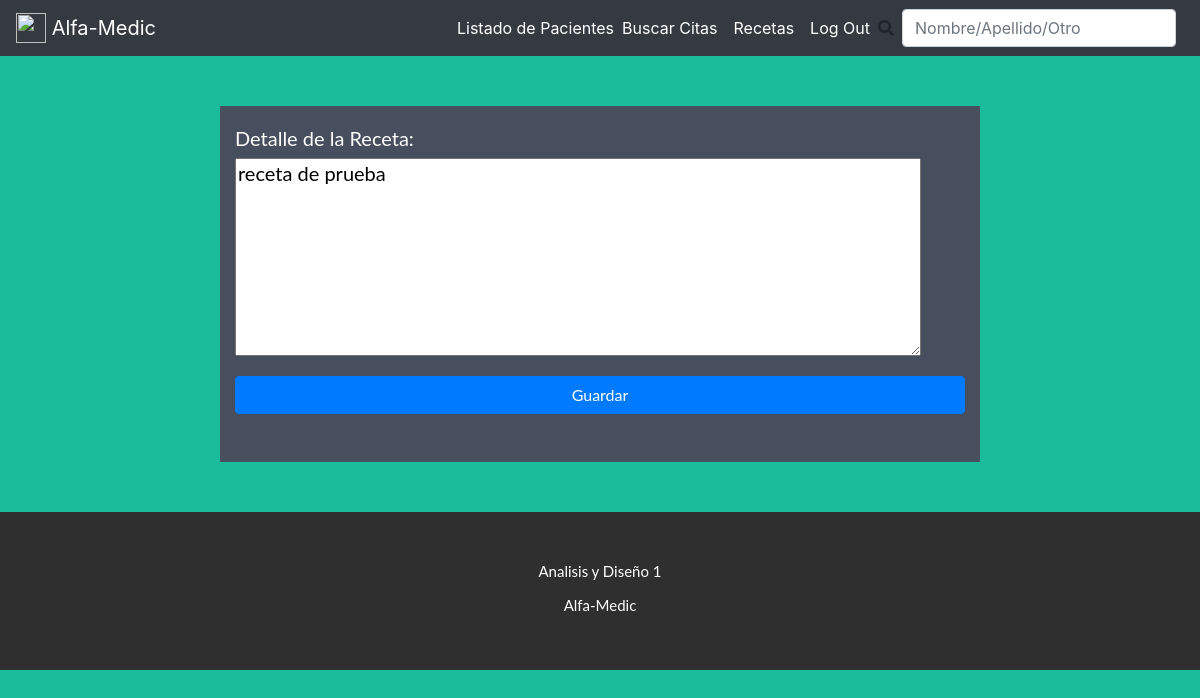
/modificar_receta/1 (signed in), run on an earlier commit of the app's database.
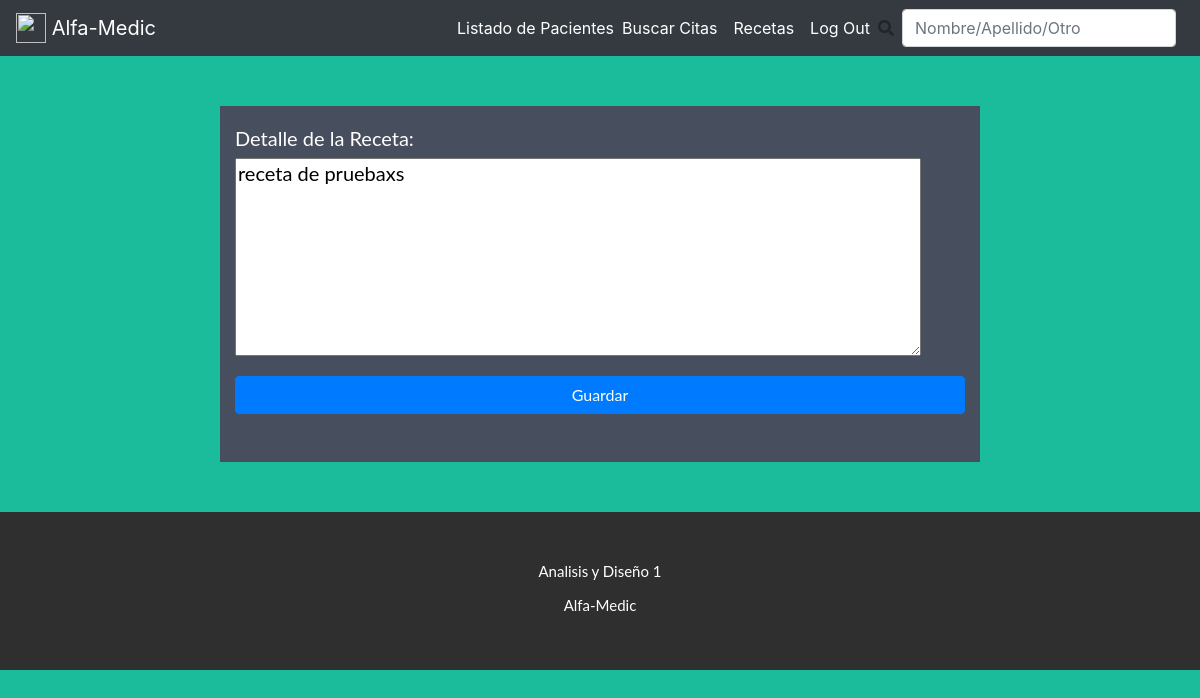
And on a later commit of the database.
### cita/models.py (models this page shows, shortened)
class Receta(models.Model):
    fecha = models.DateTimeField(auto_now_add=True)
    detalle_receta = models.CharField(max_length=300)
    cita = models.ForeignKey("Cita", related_name="recetas", on_delete=models.CASCADE, blank=True, null=True)
    paciente = models.ForeignKey(Paciente, related_name="recetasPaciente", on_delete=models.CASCADE, blank=True, null=True)

### cita/views.py (the view)
# urls.py: path('modificar_receta/<id>', modificar_receta, name='modificar_receta'),
def modificar_receta(request,id):
    if request.user.is_authenticated:
        recet = Receta.objects.get(pk=id)
        if request.method == 'GET':
            form = RecetaForm(instance=recet)
        else:
            form = RecetaForm(request.POST,instance=recet)
            if form.is_valid():
                form.save()
            return redirect('recetas')
        return render(request,'citas/crear_receta_off.html', {'form': form})
    else:
        return redirect('notFound')

### cita/forms.py
class RecetaForm(forms.ModelForm):
    class Meta:
        model = Receta
        fields = [
            'detalle_receta',
        ]
        labels = {
            'detalle_receta': 'Detalle de la Receta',
        }
        widgets = {
            'detalle_receta': forms.Textarea(attrs={'class': 'form_control', 'cols': 60, 'rows': 8}),
        }

### templates/citas/crear_receta_off.html (shortened to what this page needs)
{% extends '_base.html' %}
{% block content %}
<div class="row" style=" font: 400 15px Lato, sans-serif; font-size: 20px; margin: 30px;">
    <div class="col"></div>
    <div style="background-color: #474e5d; color: white; margin: 20px;" class="col-8" >
        <form style="margin-top: 20px;" method='POST'>
            {{ form.as_p }}
            <button type="submit" class="btn btn-primary btn-block mb-5">Guardar</button>
        </form>
    </div>
    <div class="col"></div>
</div>
{% endblock %}

What changed in the data, as far as the page shows it:
changed Receta: detalle_receta "receta de prueba" → "receta de pruebaxs"
